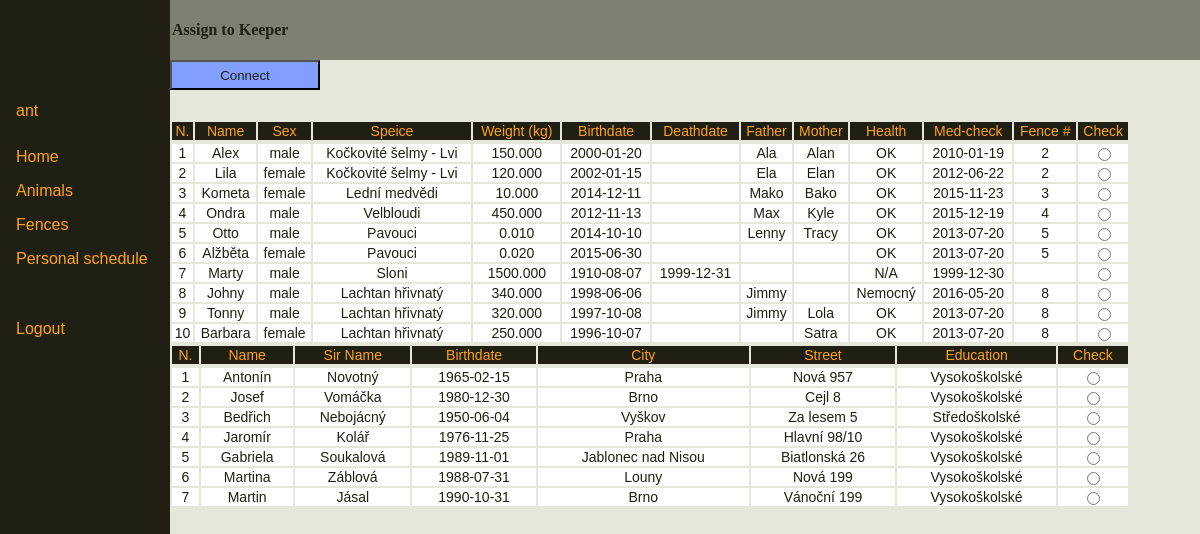
The page /assignKeeper.php (signed in) on the database its author committed.
### tables this page shows
CREATE TABLE Zvire (
  kod_zvirete INTEGER NOT NULL AUTO_INCREMENT,
  jmeno VARCHAR(20) NOT NULL,
  pohlavi VARCHAR(10) DEFAULT NULL,
  zarazeni VARCHAR(50) NOT NULL,
  hmotnost DECIMAL(8,3) DEFAULT NULL,  
  datum_narozeni DATE DEFAULT NULL,
  datum_umrti DATE DEFAULT NULL,
  matka VARCHAR(20) DEFAULT NULL,
  otec VARCHAR (20) DEFAULT NULL,
  zdarvotni_stav VARCHAR(20) DEFAULT NULL,
  pos_zdrav_prohlidka DATE DEFAULT NULL,
  cislo_vybehu SMALLINT DEFAULT NULL,
  PRIMARY KEY (kod_zvirete)
);

CREATE TABLE Osetrovatel (
  os_cislo SMALLINT NOT NULL AUTO_INCREMENT,
  jmeno VARCHAR(20) NOT NULL,
  primeni VARCHAR(20) NOT NULL,
  datum_narozeni DATE DEFAULT NULL,
  mesto VARCHAR(30) DEFAULT NULL,
  ulice VARCHAR(20) DEFAULT  NULL,
  nej_dosazene_vzdelani VARCHAR(20) DEFAULT NULL,
  PRIMARY KEY(os_cislo)
);

### assignKeeper.php (the view, shortened to what this page needs)
<?php
  require_once 'db.php';
?>
<html>
  <head>
    <link rel="stylesheet" href="style.css" type="text/css" >
  </head>
  <body>
    <div id="sidebar">
      <?php require_once 'sidebar.php' ?>
    </div>
    <div id="header">
      Assign to Keeper
    </div>
    <div id="content">
      <button  class="update" onclick="getSelectedValue()" name="connect" value="Connect">Connect</button>
      <table class="display" style="position:relative" id="tbl1">
        <tbody>
          <tr>
            <th>N.</th>
            <th>Name</th>
            <th>Sex</th>
            <th>Speice</th>
            <th>Weight (kg)</th>
            <th>Birthdate</th>
            <th>Deathdate</th>
            <th>Father</th>
            <th>Mother</th>
            <th>Health</th>
            <th>Med-check</th>
            <th>Fence #</th>
            <th>Check</th>
          </tr><tr></tr>
        <?php
          $i = 0;
          $q="SELECT * FROM Zvire";
          $res=$db->query($q);
          while($row=$res->fetch_assoc())
          {
            echo '<tr onclick="row(this)">';
            foreach($row as $key => $value)
            {
              if($value)
              {
                echo "<td>".$value."</td>";
              }
              else {
                echo "<td></td>";
              }
            }
            echo '<td><input name="rad1" type="radio" value=' . "\"" . $i ."\"". '</td>';
            echo "</tr>";
            $i += 1;
          }
      ?>
    </table>
    <table class="display"style="position:relative" id="tbl2">
      <tbody>
        <tr>
          <th>N.</th>
          <th>Name</th>
          <th>Sir Name</th>
          <th>Birthdate</th>
          <th>City</th>
          <th>Street</th>
          <th>Education</th>
          <th>Check</th>
        </tr><tr></tr>
      <?php
        $i = 0;
        $q="SELECT * FROM Osetrovatel";
        $res=$db->query($q);
        while($row=$res->fetch_assoc())
        {
          echo '<tr onclick="row(this)">';
          foreach($row as $key => $value)
          {
            if($value)
            {
              echo "<td>".$value."</td>";
            }
            else {
              echo "<td></td>";
            }
          }
          echo '<td><input name="rad2" type="radio" value=' . "\"" . $i ."\"". '</td>';
          echo "</tr>";
          $i += 1;
        }
    ?>
  </table>
    </div>
  </body>
</html>

### sidebar.php (shortened to what this page needs)
<ul>
    <li style="font-family: helvetica; color:#ffa31a; padding: 2px 16px;"><?php echo $_SESSION['use'] ?></li>
    <li><br></li>
    <li><a href="homePage.php">Home</a></li>
    <li><a href="animals.php">Animals</a></li>
    <li><a href="fences.php">Fences</a></li>
    <?php
    if($_SESSION['priv']==3)
    {
        ?>
        <li><a href="contributors.php">Contributors</a></li>
        <li><a href="staff.php">Staff</a></li>
        <li><a href="assignKeeper.php">Assign to Animal</a></li>
        <?php
    }
    elseif($_SESSION['priv']==2 || $_SESSION['priv']==1)
    {
        ?>
        <li><a href="personal_schedule.php">Personal schedule</a></li>
        <?php
    }
    else
    {
        header("Location:"."error_page.php");
    }
    ?>
    <li><br><br></li>
    <li><a href="logout.php">Logout</a></li>
</ul>

### style.css (style rules this page uses)
table.display { font-family: helvetica; font-size: 14; width: 80%; position: absolute; top: 30px; overflow: scroll; }
table.display th { background-color: #1f1f14 ; color: #ffa31a; font-weight: normal; text-align: center; overflow: scroll; }
table.display td { background-color: white; color: #1f1f14; text-align: center; overflow: scroll; }
button.update { background-color: #809fff ; color: #1f1f14; height: 30px; width: 150px; }
ul { list-style-type: none; margin: 0; padding: 0; width: 170px; font-family: helvetica; position:absolute; top: 100px; left: 0; }
li a { display: block; color: #ffa31a; padding: 8px 16px; text-decoration: none; }
#sidebar { position:fixed; height: 100%; top: 0; left: 0; width:170px; background: #1f1f14; }
#header { position: fixed; left:170px; top: 0; width: 100%; height: 60px; padding-left: 2px; background: #7e8171; color:#1f1f14; text-align: left; line-height: 60px; font-weight: bold; }
#content { position: fixed; background: #e5e7db; height: 100%; top: 60px; left: 170px; width: 100%; }

### rows shown on the page
zvire: kod_zvirete "1", jmeno "Alex", pohlavi "male", zarazeni "Kočkovité šelmy - Lvi", hmotnost "150.000", datum_narozeni "2000-01-20", matka "Ala", otec "Alan", zdarvotni_stav "OK", pos_zdrav_prohlidka "2010-01-19", cislo_vybehu "2"
zvire: kod_zvirete "2", jmeno "Lila", pohlavi "female", zarazeni "Kočkovité šelmy - Lvi", hmotnost "120.000", datum_narozeni "2002-01-15", matka "Ela", otec "Elan", zdarvotni_stav "OK", pos_zdrav_prohlidka "2012-06-22", cislo_vybehu "2"
zvire: kod_zvirete "3", jmeno "Kometa", pohlavi "female", zarazeni "Lední medvědi", hmotnost "10.000", datum_narozeni "2014-12-11", matka "Mako", otec "Bako", zdarvotni_stav "OK", pos_zdrav_prohlidka "2015-11-23", cislo_vybehu "3"
zvire: kod_zvirete "4", jmeno "Ondra", pohlavi "male", zarazeni "Velbloudi", hmotnost "450.000", datum_narozeni "2012-11-13", matka "Max", otec "Kyle", zdarvotni_stav "OK", pos_zdrav_prohlidka "2015-12-19", cislo_vybehu "4"
zvire: kod_zvirete "5", jmeno "Otto", pohlavi "male", zarazeni "Pavouci", hmotnost "0.010", datum_narozeni "2014-10-10", matka "Lenny", otec "Tracy", zdarvotni_stav "OK", pos_zdrav_prohlidka "2013-07-20", cislo_vybehu "5"
zvire: kod_zvirete "6", jmeno "Alžběta", pohlavi "female", zarazeni "Pavouci", hmotnost "0.020", datum_narozeni "2015-06-30", zdarvotni_stav "OK", pos_zdrav_prohlidka "2013-07-20", cislo_vybehu "5"
zvire: kod_zvirete "7", jmeno "Marty", pohlavi "male", zarazeni "Sloni", hmotnost "1500.000", datum_narozeni "1910-08-07", datum_umrti "1999-12-31", zdarvotni_stav "N/A", pos_zdrav_prohlidka "1999-12-30"
zvire: kod_zvirete "8", jmeno "Johny", pohlavi "male", zarazeni "Lachtan hřivnatý", hmotnost "340.000", datum_narozeni "1998-06-06", matka "Jimmy", zdarvotni_stav "Nemocný", pos_zdrav_prohlidka "2016-05-20", cislo_vybehu "8"
zvire: kod_zvirete "9", jmeno "Tonny", pohlavi "male", zarazeni "Lachtan hřivnatý", hmotnost "320.000", datum_narozeni "1997-10-08", matka "Jimmy", otec "Lola", zdarvotni_stav "OK", pos_zdrav_prohlidka "2013-07-20", cislo_vybehu "8"
zvire: kod_zvirete "10", jmeno "Barbara", pohlavi "female", zarazeni "Lachtan hřivnatý", hmotnost "250.000", datum_narozeni "1996-10-07", otec "Satra", zdarvotni_stav "OK", pos_zdrav_prohlidka "2013-07-20", cislo_vybehu "8"
osetrovatel: os_cislo "1", jmeno "Antonín", primeni "Novotný", datum_narozeni "1965-02-15", mesto "Praha", ulice "Nová 957", nej_dosazene_vzdelani "Vysokoškolské"
osetrovatel: os_cislo "2", jmeno "Josef", primeni "Vomáčka", datum_narozeni "1980-12-30", mesto "Brno", ulice "Cejl 8", nej_dosazene_vzdelani "Vysokoškolské"
osetrovatel: os_cislo "3", jmeno "Bedřich", primeni "Nebojácný", datum_narozeni "1950-06-04", mesto "Vyškov", ulice "Za lesem 5", nej_dosazene_vzdelani "Středoškolské"
osetrovatel: os_cislo "4", jmeno "Jaromír", primeni "Kolář", datum_narozeni "1976-11-25", mesto "Praha", ulice "Hlavní 98/10", nej_dosazene_vzdelani "Vysokoškolské"
osetrovatel: os_cislo "5", jmeno "Gabriela", primeni "Soukalová", datum_narozeni "1989-11-01", mesto "Jablonec nad Nisou", ulice "Biatlonská 26", nej_dosazene_vzdelani "Vysokoškolské"
osetrovatel: os_cislo "6", jmeno "Martina", primeni "Záblová", datum_narozeni "1988-07-31", mesto "Louny", ulice "Nová 199", nej_dosazene_vzdelani "Vysokoškolské"
osetrovatel: os_cislo "7", jmeno "Martin", primeni "Jásal", datum_narozeni "1990-10-31", mesto "Brno", ulice "Vánoční 199", nej_dosazene_vzdelani "Vysokoškolské"

### other values the page prints
$_SESSION['use'] "ant"
